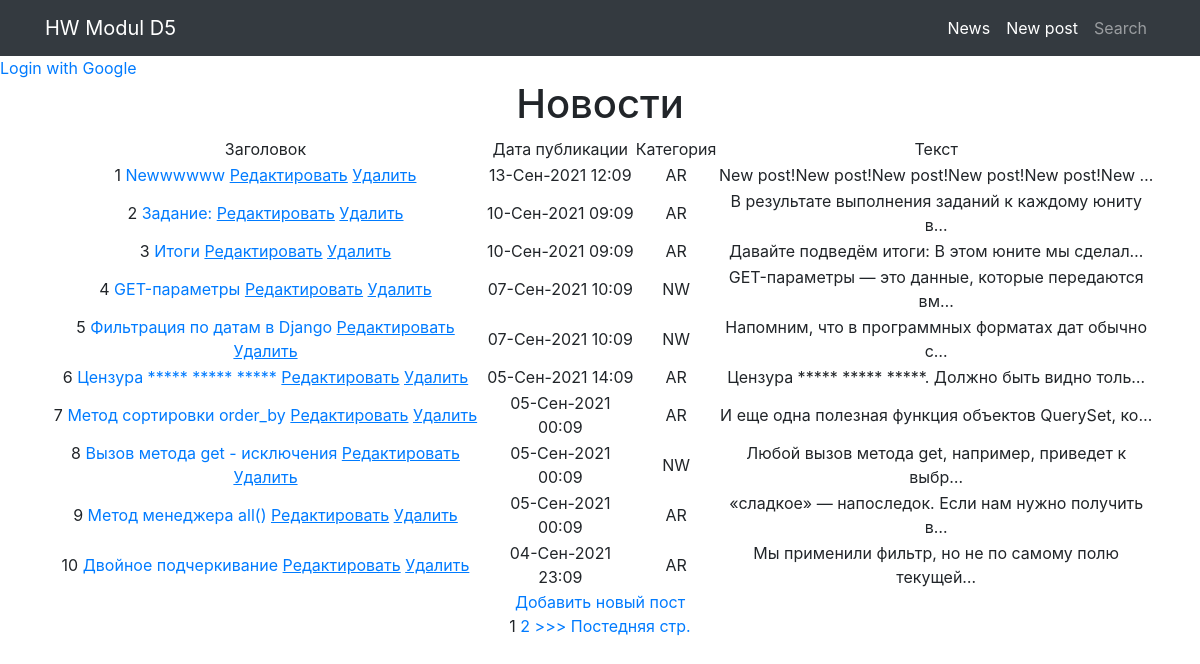
Page /news/ on the committed database.
### news/models.py (models this page shows, shortened)
class Post(models.Model):
    author = models.ForeignKey(Author, on_delete=models.CASCADE)
    NEWS = 'NW'
    ARTICLE = 'AR'
    CATEGORY_CHOICES = (
        (NEWS, 'Новость'),
        (ARTICLE, 'Статья'),
    )
    categoryType = models.CharField(
        max_length=2, choices=CATEGORY_CHOICES, default=ARTICLE)
    dateCreation = models.DateTimeField(auto_now_add=True)
    postCategory = models.ManyToManyField(Category, through='PostCategory')
    title = models.CharField(max_length=128)
    text = models.TextField()
    rating = models.SmallIntegerField(default=0)

### news/views.py (the view)
# urls.py: path('', PostList.as_view()),
class PostList(ListView):
    model = Post
    template_name = 'flatpages/news.html'
    context_object_name = 'news'
    queryset = Post.objects.order_by('-dateCreation')
    paginate_by = 10  # постраничный вавод - указываем сколько строк будет на странице
    def get_context_data(self, **kwargs):
        context = super().get_context_data(**kwargs)
        context['is_not_authors'] = not self.request.user.groups.filter(
            name='authors').exists()
        return context

### news/templatetags/custom_filters.py (called while the page is built)
@register.filter(name='censor')
def censor(value):
    for word in censor_list:
        value = value.replace(word, '*****')
    return value

### templates/flatpages/news.html (shortened to what this page needs)
{% extends 'flatpages/default.html' %}
{% load custom_filters %}
{% block content %}
<h1>Новости</h1>
{% if news %}
<table>
    <tr>
        <td>
            Заголовок
        </td>
        <td>
            Дата публикации
        </td>
        <td>
            Категория
        </td>
        <td>
            Текст
        </td>
    </tr>
    {% for news in news %}
    <tr>
        <td>
            {{ forloop.counter }}
            <a href="{% url 'post' news.id %}">{{ news.title|censor }}</a>
            <a href="{% url 'post_update' news.id %}"><u>Редактировать</u></a>
            <a href="{% url 'post_delete' news.id %}"><u> Удалить </u></a>
        </td>
        <td>
            {{ news.dateCreation|date:'d-M-Y H:m' }}
        </td>
        <td>
            {{ news.categoryType }}
        </td>
        <td>
            {{ news.text|truncatechars:50|censor }}
        </td>
    </tr>
    {% endfor %}
</table>
<a href="{% url 'post_create' %}">Добавить новый пост</a> <br>
{% if is_paginated %}
{% for num in page_obj.paginator.page_range %}
{% if page_obj.number == num %}
<a>{{ num }}</a>
{% elif num > page_obj.number|add:'-3' and num < page_obj.number|add:'3' %}
<a href="?page={{ num }}">{{ num }}</a>
{% endif %}
{% endfor %}
{% if page_obj.has_next %}
<a href="?page={{ page_obj.next_page_number }}">>>></a>
<a href="?page={{ page_obj.paginator.num_pages }}">Постедняя стр.</a>
{% endif %}
{% endif %}
{% else %}
<h1>Новостей нет!</h1>
{% endif %}
{% endblock content %}

### rows in the picture
Post: title|censor "Newwwwww", dateCreation "13-Сен-2021 12:09", categoryType "AR", text|censor "New post!New post!New post!New post!New post!New …"
Post: title|censor "Задание:", dateCreation "10-Сен-2021 09:09", categoryType "AR", text|censor "В результате выполнения заданий к каждому юниту в…"
Post: title|censor "Итоги", dateCreation "10-Сен-2021 09:09", categoryType "AR", text|censor "Давайте подведём итоги: В этом юните мы сделал…"
Post: title|censor "GET-параметры", dateCreation "07-Сен-2021 10:09", categoryType "NW", text|censor "GET-параметры — это данные, которые передаются вм…"
Post: title|censor "Фильтрация по датам в Django", dateCreation "07-Сен-2021 10:09", categoryType "NW", text|censor "Напомним, что в программных форматах дат обычно с…"
Post: title|censor "Цензура ***** ***** *****", dateCreation "05-Сен-2021 14:09", categoryType "AR", text|censor "Цензура ***** ***** *****. Должно быть видно толь…"
Post: title|censor "Метод сортировки order_by", dateCreation "05-Сен-2021 00:09", categoryType "AR", text|censor "И еще одна полезная функция объектов QuerySet, ко…"
Post: title|censor "Вызов метода get - исключения", dateCreation "05-Сен-2021 00:09", categoryType "NW", text|censor "Любой вызов метода get, например, приведет к выбр…"
Post: title|censor "Метод менеджера all()", dateCreation "05-Сен-2021 00:09", categoryType "AR", text|censor "«сладкое» — напоследок. Если нам нужно получить в…"
Post: title|censor "Двойное подчеркивание", dateCreation "04-Сен-2021 23:09", categoryType "AR", text|censor "Мы применили фильтр, но не по самому полю текущей…"

### other values in the picture
{{ num }} "1"
{{ num }} "2"
